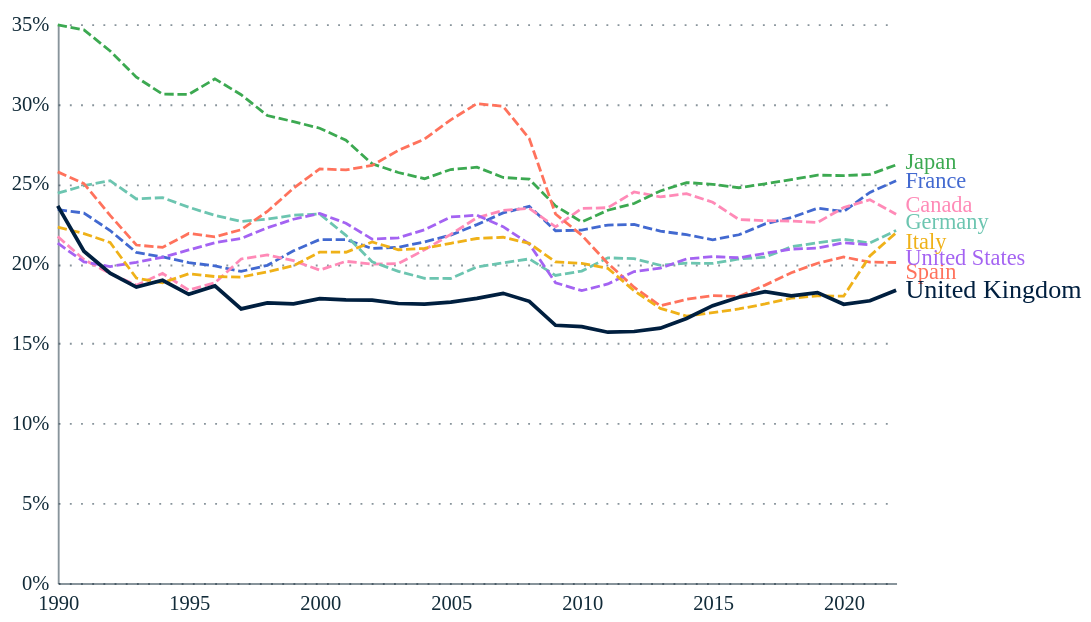

Here is the Vega-Lite specification saved for this chart:
### Vega-Lite specification from a JSON file in a GitHub repository (floating-point values rounded to 4 significant figures; data arrays with more than 128 entries replaced by an {"elided": "..."} marker saying what was removed)
{"config": {"font": "Circular Std", "mark": {"line": {"interpolate": "linear"}}, "view": {"stroke": "transparent", "width": 400, "height": 300}, "range": {"category": ["#179fdb", "#e6224b", "#f4c245", "#122b39", "#eb5c2e", "#36b7b4"], "diverging": ["#E6224B", "#E54753", "#C9C9C9", "#179FDB", "#122B39"], "heatmap": ["#C9C9C9", "#179FDB", "#0063AF", "#122B39"], "ordinal": ["#00A767", "#36B7B4", "#179FDB", "#0063AF", "#243B5A"]}, "axisX": {"labelColor": "#122b39", "tickColor": "#122b39", "domainColor": "#122b39", "domainOpacity": 0.5, "gridOpacity": 0, "labelFont": "Circular Std", "labelAngle": 0, "labelAlign": "center", "labelFontSize": 11, "labelPadding": 5, "tickCount": 10, "tickSize": 0, "title": ""}, "axisY": {"labelColor": "#122b39", "labelFont": "Circular Std", "tickColor": "#122b39", "domainColor": "#122b39", "gridColor": "#122b39", "gridDash": [1, 5], "gridOpacity": 0.5, "labelPadding": 5, "labelFontSize": 11, "domainOpacity": 0.5, "tickSize": 0, "title": null, "titleAlign": "left", "titleAngle": 0, "titleBaseline": "bottom", "titleColor": "#122b39", "titleOpacity": 0.9, "titleX": 0, "titleY": -7}}, "layer": [{"mark": {"type": "line"}, "encoding": {"color": {"field": "Country", "legend": null, "scale": {"domain": ["United Kingdom", "France", "Italy", "Spain", "Germany", "Japan", "Canada", "United States", "Australia", "South Korea"], "range": ["#001f3f", "#4269d0", "#efb118", "#ff725c", "#6cc5b0", "#3ca951", "#ff8ab7", "#a463f2", "#97bbf5", "#9c6b4e"]}, "type": "nominal"}, "size": {"condition": {"test": "(datum.LOCATION === 'GBR')", "value": 2}, "value": 1.5}, "strokeDash": {"condition": {"test": "(datum.LOCATION === 'GBR')", "value": [0, 0]}, "value": [5, 2]}, "x": {"field": "Time", "title": "", "type": "temporal"}, "y": {"axis": {"format": "%"}, "field": "Value", "title": "", "type": "quantitative"}}}, {"mark": {"type": "text", "align": "left", "dx": 5, "dy": {"expr": "{\"Japan\": -2, \"Canada\": -5, \"Germany\": -5, \"United States\": 7, \"Spain\": 5, \"Italy\": 5}[datum.Country]"}}, "encoding": {"color": {"field": "Country", "legend": null, "scale": {"domain": ["United Kingdom", "France", "Italy", "Spain", "Germany", "Japan", "Canada", "United States", "Australia", "South Korea"], "range": ["#001f3f", "#4269d0", "#efb118", "#ff725c", "#6cc5b0", "#3ca951", "#ff8ab7", "#a463f2", "#97bbf5", "#9c6b4e"]}, "type": "nominal"}, "size": {"condition": {"test": "(datum.LOCATION === 'GBR')", "value": 14}, "value": 12}, "text": {"field": "label", "type": "nominal"}, "x": {"value": 450}, "y": {"axis": {"format": "%"}, "field": "Value", "title": "", "type": "quantitative"}}}], "data": {"name": "data-7a8457a2b2aa1e2da6bf33c61dcaf2b0"}, "height": 300, "width": 450, "$schema": "https://vega.github.io/schema/vega-lite/v5.8.0.json", "datasets": {"data-7a8457a2b2aa1e2da6bf33c61dcaf2b0": {"elided": "263 records"}}}
